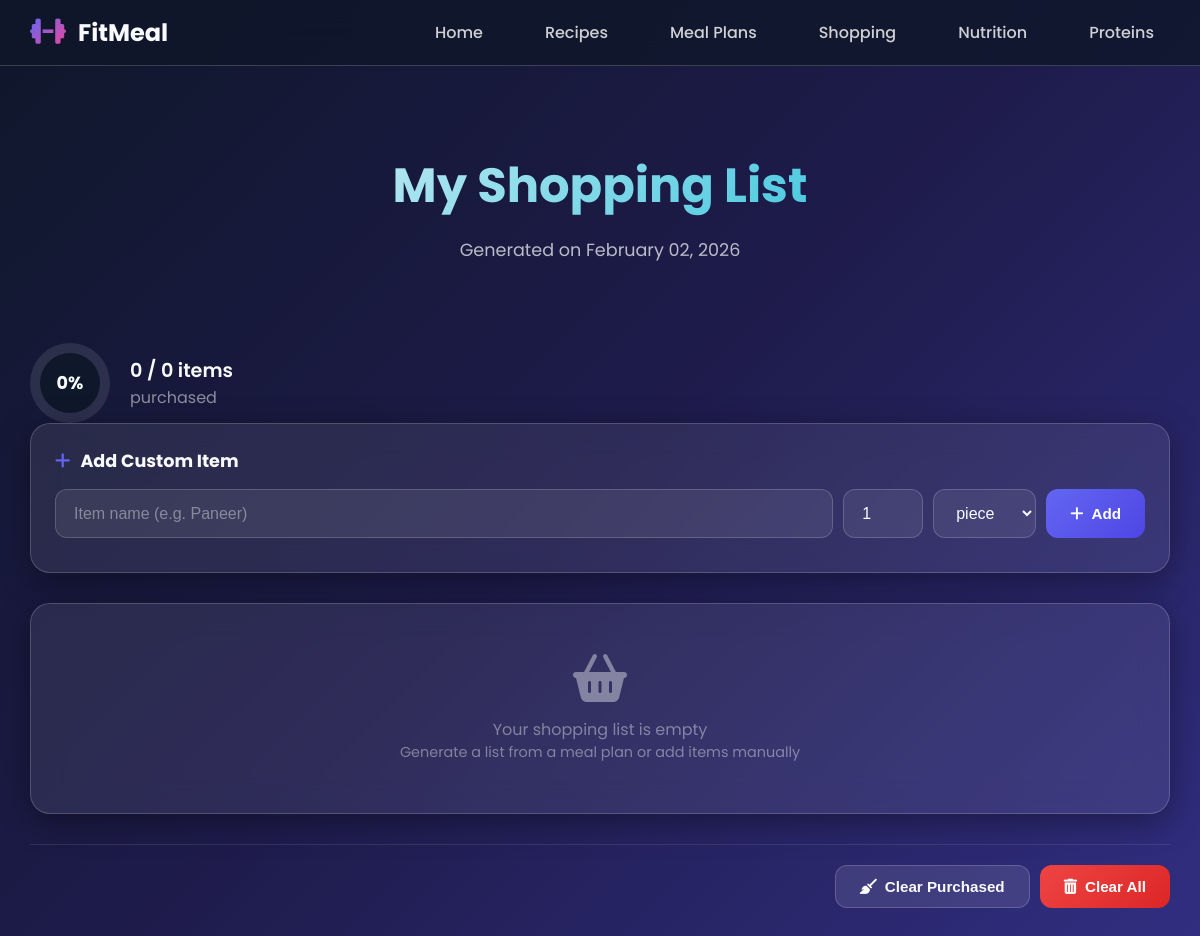
The page /shopping-list/ on the database as committed earlier.
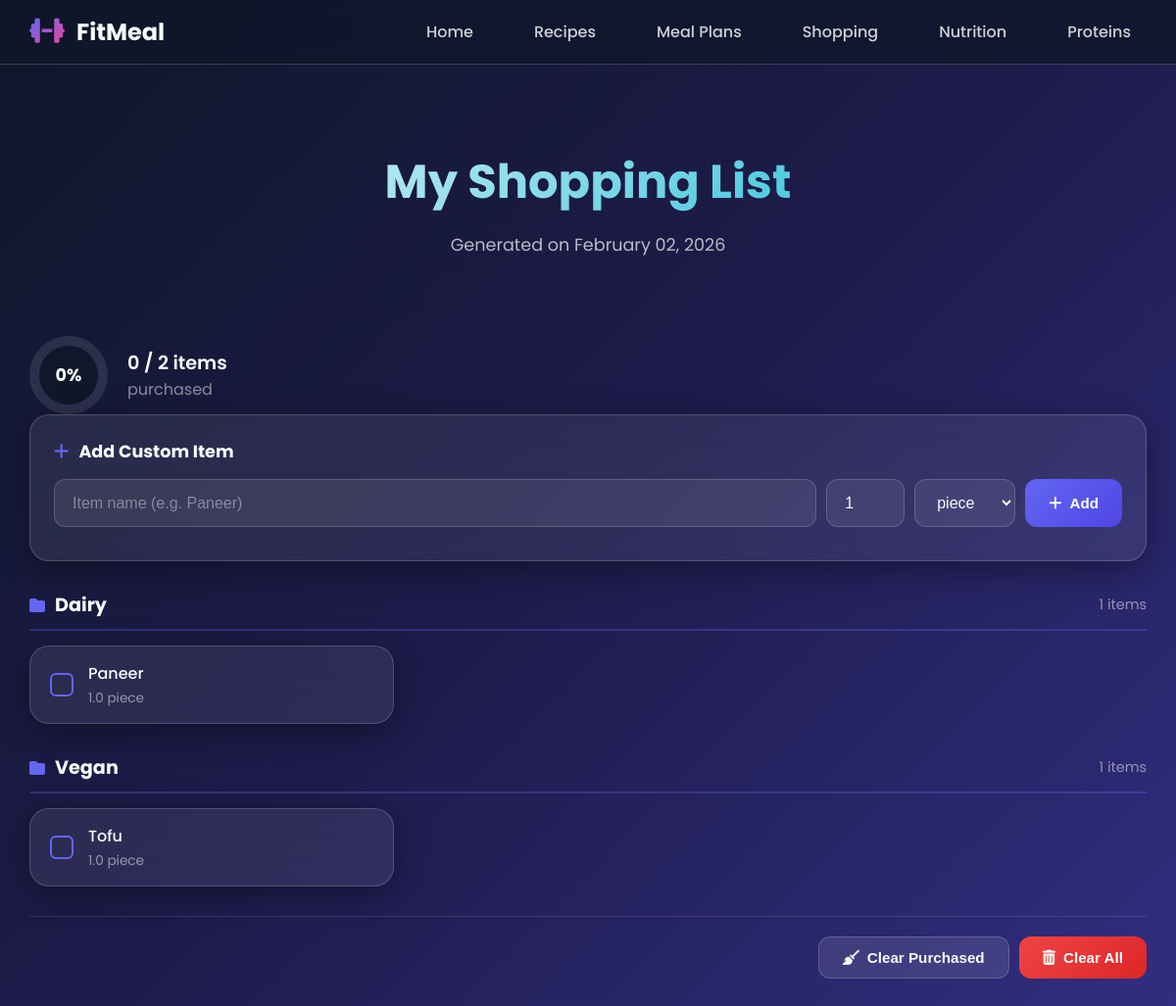
The same page on the database as committed later.
### shopping_list/models.py (models this page shows, shortened)
class ShoppingList(models.Model):
    user = models.ForeignKey(User, on_delete=models.CASCADE, null=True, blank=True)
    meal_plan = models.OneToOneField(MealPlan, on_delete=models.CASCADE, null=True, blank=True)
    name = models.CharField(max_length=200, default="Shopping List")
    created_at = models.DateTimeField(auto_now_add=True)
    updated_at = models.DateTimeField(auto_now=True)

class ShoppingListItem(models.Model):
    shopping_list = models.ForeignKey(ShoppingList, on_delete=models.CASCADE, related_name='items')
    ingredient = models.ForeignKey(Ingredient, on_delete=models.CASCADE)
    amount = models.FloatField()
    unit = models.CharField(max_length=20)
    purchased = models.BooleanField(default=False)
    notes = models.CharField(max_length=200, blank=True)
    class Meta:
        ordering = ['purchased', 'ingredient__name']

### recipes/models.py (models this page shows, shortened)
class Ingredient(models.Model):
    UNIT_CHOICES = [
        ('g', 'Grams'),
        ('kg', 'Kilograms'),
        ('ml', 'Milliliters'),
        ('l', 'Liters'),
        ('cup', 'Cups'),
        ('tbsp', 'Tablespoons'),
        ('tsp', 'Teaspoons'),
        ('piece', 'Pieces'),
        ('oz', 'Ounces'),
        ('lb', 'Pounds'),
    ]
    name = models.CharField(max_length=200)
    category = models.CharField(max_length=100, blank=True)
    default_unit = models.CharField(max_length=20, choices=UNIT_CHOICES, default='g')
    calories = models.FloatField(default=0)
    protein = models.FloatField(default=0)
    carbs = models.FloatField(default=0)
    fats = models.FloatField(default=0)
    fiber = models.FloatField(default=0)
    is_protein_source = models.BooleanField(default=False)
    protein_quality_score = models.FloatField(default=0, help_text="PDCAAS or similar protein quality score")
    alternatives = models.ManyToManyField('self', blank=True, symmetrical=False, related_name='alternative_to')

### shopping_list/views.py (the view)
# urls.py: path('shopping-list/', views.shopping_list_detail, name='shopping_list_detail'),
def shopping_list_detail(request, pk=None):
    if pk:
        shopping_list = get_object_or_404(ShoppingList, pk=pk)
    else:
        shopping_list = ShoppingList.objects.first()
        if not shopping_list:
            shopping_list = ShoppingList.objects.create(name="My Shopping List")
    items = shopping_list.items.all()
    items_by_category = {}
    for item in items:
        if item.ingredient and item.ingredient.category:
            cat_name = str(item.ingredient.category)
        else:
            cat_name = 'Other'
        if cat_name not in items_by_category:
            items_by_category[cat_name] = []
        items_by_category[cat_name].append(item)
    context = {
        'shopping_list': shopping_list,
        'items_by_category': items_by_category,
        'purchased_count': items.filter(purchased=True).count(),
        'total_count': items.count(),
    }
    return render(request, 'shopping_list/shopping_list_detail.html', context)

### templates/shopping_list/shopping_list_detail.html (shortened to what this page needs)
{% extends 'base.html' %}
{% block content %}
<div class="page-header">
    <h1>{{ shopping_list.name }}</h1>
    <p>Generated on {{ shopping_list.created_at|date:"F d, Y" }}</p>
</div>
<div class="shopping-header">
    <div class="progress-overview">
        <div class="progress-ring" style="--progress: {% if total_count > 0 %}{% widthratio purchased_count total_count 100 %}{% else %}0{% endif %}">
            <span class="progress-text">{% if total_count > 0 %}{% widthratio purchased_count total_count 100 %}{% else %}0{% endif %}%</span>
        </div>
        <div>
            <div style="font-size: 1.2rem; font-weight: 600;">{{ purchased_count }} / {{ total_count }} items</div>
            <div style="color: rgba(255,255,255,0.5);">purchased</div>
        </div>
    </div>
</div>
<div class="glass-card" style="margin-bottom: 30px;">
    <h3 style="margin-bottom: 15px; font-size: 1.1rem;"><i class="fas fa-plus" style="color: var(--primary); margin-right: 10px;"></i>Add Custom Item</h3>
    <div class="add-item-form">
        <input type="text" class="form-control" id="newItemName" placeholder="Item name (e.g. Paneer)">
        <input type="number" class="form-control" id="newItemAmount" placeholder="Qty" value="1" style="width: 80px;">
        <select class="form-control" id="newItemUnit" style="width: 120px;">
            <option value="piece">piece</option>
        </select>
        <button type="button" class="btn btn-primary" onclick="addCustomItem(event)">
            <i class="fas fa-plus"></i> Add
        </button>
    </div>
</div>
<div id="shopping-list-container">
    {% for category, items in items_by_category.items %}
    <div class="category-section">
        <div class="category-title">
            <i class="fas fa-folder"></i>
            <h3>{{ category }}</h3>
            <span style="margin-left: auto; color: rgba(255,255,255,0.5); font-size: 0.9rem;">{{ items|length }} items</span>
        </div>
        <div class="items-grid">
            {% for item in items %}
            <div class="glass-card item-card {% if item.purchased %}purchased{% endif %}" data-id="{{ item.id }}">
                <div class="checkbox {% if item.purchased %}checked{% endif %}" onclick="toggleItem({{ item.id }})">
                </div>
                <div class="item-info">
                    <div class="item-name">{{ item.ingredient.name }}</div>
                    <div class="item-amount">{{ item.amount }} {{ item.unit }}</div>
                </div>
            </div>
            {% endfor %}
        </div>
    </div>
    {% empty %}
    <div class="glass-card empty-category">
        <i class="fas fa-shopping-basket" style="font-size: 3rem; margin-bottom: 15px; display: block;"></i>
        <p>Your shopping list is empty</p>
        <p style="font-size: 0.9rem;">Generate a list from a meal plan or add items manually</p>
    </div>
    {% endfor %}
</div>
<div class="action-bar">
    <button class="btn btn-secondary" onclick="clearPurchased()">
        <i class="fas fa-broom"></i> Clear Purchased
    </button>
    <button class="btn btn-danger" onclick="clearAll()">
    <i class="fas fa-trash-alt"></i> Clear All
</button>
</div>
{% endblock %}

### templates/base.html (shortened to what this page needs)
<!DOCTYPE html>
<html lang="en">
<head>
    <link rel="stylesheet" href="https://cdnjs.cloudflare.com/ajax/libs/font-awesome/6.4.0/css/all.min.css">
</head>
<body>
    <div class="bg-particles" id="particles"></div>
    <nav class="navbar">
        <div class="nav-container">
            <a href="{% url 'home' %}" class="logo">
                <i class="fas fa-dumbbell"></i>
                <span>FitMeal</span>
            </a>
            <ul class="nav-links">
                <li><a href="{% url 'home' %}">Home</a></li>
                <li><a href="{% url 'recipe_list' %}">Recipes</a></li>
                <li><a href="{% url 'meal_plan_list' %}">Meal Plans</a></li>
                <li><a href="{% url 'shopping_list_detail' %}">Shopping</a></li>
                <li><a href="{% url 'nutrition_dashboard' %}">Nutrition</a></li>
                <li><a href="{% url 'protein_sources' %}">Proteins</a></li>
            </ul>
        </div>
    </nav>
    <main class="main-content">
        <div class="container">
            {% block content %}{% endblock %}
        </div>
    </main>
</body>
</html>

Rows that differ between the two databases and show on the page:
added ShoppingListItem: category "Dairy", items "1", ingredient.name "Paneer", amount "1.0", unit "piece"
added ShoppingListItem: category "Vegan", items "1", ingredient.name "Tofu", amount "1.0", unit "piece"
Other text that changed with them:
{{ total_count }}: "0" → "2"
text no longer shown: "Your shopping list is empty Generate a list from a meal plan or add items manually"
